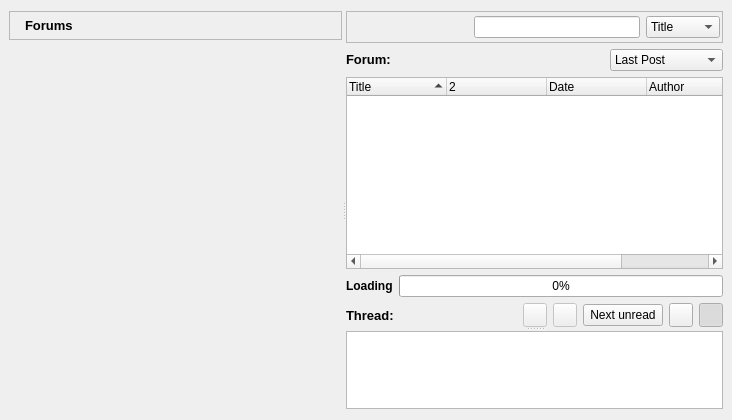
<?xml version="1.0" encoding="UTF-8"?>
<ui version="4.0">
 <class>ForumsV2Dialog</class>
 <widget class="QWidget" name="ForumsV2Dialog">
  <property name="geometry">
   <rect>
    <x>0</x>
    <y>0</y>
    <width>732</width>
    <height>420</height>
   </rect>
  </property>
  <property name="contextMenuPolicy">
   <enum>Qt::DefaultContextMenu</enum>
  </property>
  <layout class="QGridLayout">
   <property name="leftMargin">
    <number>9</number>
   </property>
   <property name="rightMargin">
    <number>9</number>
   </property>
   <item row="0" column="0">
    <widget class="QSplitter" name="splitter">
     <property name="orientation">
      <enum>Qt::Horizontal</enum>
     </property>
     <widget class="QFrame" name="frame">
      <property name="baseSize">
       <size>
        <width>300</width>
        <height>300</height>
       </size>
      </property>
      <property name="frameShape">
       <enum>QFrame::NoFrame</enum>
      </property>
      <layout class="QGridLayout">
       <property name="margin">
        <number>0</number>
       </property>
       <property name="spacing">
        <number>0</number>
       </property>
       <item row="0" column="0">
        <widget class="QFrame" name="titleBarFrame">
         <property name="frameShape">
          <enum>QFrame::StyledPanel</enum>
         </property>
         <property name="frameShadow">
          <enum>QFrame::Raised</enum>
         </property>
         <layout class="QHBoxLayout" name="horizontalLayout_2">
          <property name="margin">
           <number>2</number>
          </property>
          <item>
           <widget class="QLabel" name="titleBarPixmap">
            <property name="maximumSize">
             <size>
              <width>24</width>
              <height>24</height>
             </size>
            </property>
            <property name="text">
             <string/>
            </property>
            <property name="pixmap">
             <pixmap resource="images.qrc">:/images/konversation.png</pixmap>
            </property>
            <property name="scaledContents">
             <bool>true</bool>
            </property>
           </widget>
          </item>
          <item>
           <widget class="QLabel" name="titleBarLabel">
            <property name="font">
             <font>
              <family>Arial</family>
              <pointsize>10</pointsize>
              <weight>75</weight>
              <bold>true</bold>
             </font>
            </property>
            <property name="text">
             <string>Forums</string>
            </property>
           </widget>
          </item>
          <item>
           <spacer>
            <property name="orientation">
             <enum>Qt::Horizontal</enum>
            </property>
            <property name="sizeHint" stdset="0">
             <size>
              <width>123</width>
              <height>13</height>
             </size>
            </property>
           </spacer>
          </item>
          <item>
           <widget class="QToolButton" name="displayButton">
            <property name="focusPolicy">
             <enum>Qt::NoFocus</enum>
            </property>
            <property name="toolTip">
             <string>Display</string>
            </property>
            <property name="icon">
             <iconset resource="images.qrc">
              <normaloff>:/images/looknfeel.png</normaloff>:/images/looknfeel.png</iconset>
            </property>
            <property name="iconSize">
             <size>
              <width>32</width>
              <height>16</height>
             </size>
            </property>
            <property name="popupMode">
             <enum>QToolButton::InstantPopup</enum>
            </property>
            <property name="autoRaise">
             <bool>true</bool>
            </property>
           </widget>
          </item>
          <item>
           <widget class="QToolButton" name="newForumButton">
            <property name="focusPolicy">
             <enum>Qt::NoFocus</enum>
            </property>
            <property name="toolTip">
             <string>Create Forum</string>
            </property>
            <property name="icon">
             <iconset resource="images.qrc">
              <normaloff>:/images/new_forum16.png</normaloff>:/images/new_forum16.png</iconset>
            </property>
            <property name="iconSize">
             <size>
              <width>32</width>
              <height>16</height>
             </size>
            </property>
            <property name="autoRaise">
             <bool>true</bool>
            </property>
           </widget>
          </item>
         </layout>
        </widget>
       </item>
       <item row="1" column="0">
        <widget class="GroupTreeWidget" name="forumTreeWidget" native="true">
         <property name="sizePolicy">
          <sizepolicy hsizetype="Preferred" vsizetype="Expanding">
           <horstretch>0</horstretch>
           <verstretch>0</verstretch>
          </sizepolicy>
         </property>
         <property name="font">
          <font>
           <pointsize>9</pointsize>
          </font>
         </property>
         <property name="iconSize" stdset="0">
          <size>
           <width>-1</width>
           <height>-1</height>
          </size>
         </property>
        </widget>
       </item>
      </layout>
     </widget>
     <widget class="QSplitter" name="threadSplitter">
      <property name="orientation">
       <enum>Qt::Vertical</enum>
      </property>
      <widget class="QWidget" name="layoutWidget">
       <layout class="QGridLayout">
        <item row="1" column="0">
         <layout class="QHBoxLayout">
          <item>
           <widget class="QLabel" name="label_17">
            <property name="sizePolicy">
             <sizepolicy hsizetype="Fixed" vsizetype="Fixed">
              <horstretch>0</horstretch>
              <verstretch>0</verstretch>
             </sizepolicy>
            </property>
            <property name="minimumSize">
             <size>
              <width>0</width>
              <height>0</height>
             </size>
            </property>
            <property name="maximumSize">
             <size>
              <width>16777215</width>
              <height>16777215</height>
             </size>
            </property>
            <property name="font">
             <font>
              <pointsize>10</pointsize>
              <weight>75</weight>
              <bold>true</bold>
             </font>
            </property>
            <property name="text">
             <string>Forum:</string>
            </property>
           </widget>
          </item>
          <item>
           <widget class="QLabel" name="forumName">
            <property name="sizePolicy">
             <sizepolicy hsizetype="Expanding" vsizetype="Preferred">
              <horstretch>0</horstretch>
              <verstretch>0</verstretch>
             </sizepolicy>
            </property>
            <property name="font">
             <font>
              <pointsize>10</pointsize>
              <weight>75</weight>
              <bold>true</bold>
             </font>
            </property>
            <property name="wordWrap">
             <bool>true</bool>
            </property>
            <property name="textInteractionFlags">
             <set>Qt::LinksAccessibleByMouse|Qt::TextSelectableByMouse</set>
            </property>
           </widget>
          </item>
          <item>
           <widget class="QComboBox" name="viewBox">
            <item>
             <property name="text">
              <string>Last Post</string>
             </property>
            </item>
            <item>
             <property name="text">
              <string>Threaded View</string>
             </property>
            </item>
            <item>
             <property name="text">
              <string>Flat View</string>
             </property>
            </item>
           </widget>
          </item>
         </layout>
        </item>
        <item row="3" column="0">
         <widget class="QTreeWidget" name="threadTreeWidget">
          <property name="font">
           <font>
            <pointsize>9</pointsize>
           </font>
          </property>
          <property name="contextMenuPolicy">
           <enum>Qt::CustomContextMenu</enum>
          </property>
          <property name="sortingEnabled">
           <bool>true</bool>
          </property>
          <property name="allColumnsShowFocus">
           <bool>true</bool>
          </property>
          <column>
           <property name="text">
            <string>Title</string>
           </property>
          </column>
          <column>
           <property name="text">
            <string/>
           </property>
           <property name="icon">
            <iconset resource="images.qrc">
             <normaloff>:/images/message-state-header.png</normaloff>:/images/message-state-header.png</iconset>
           </property>
          </column>
          <column>
           <property name="text">
            <string>Date</string>
           </property>
          </column>
          <column>
           <property name="text">
            <string>Author</string>
           </property>
          </column>
          <column>
           <property name="text">
            <string>Signed</string>
           </property>
          </column>
         </widget>
        </item>
        <item row="5" column="0">
         <layout class="QGridLayout">
          <item row="0" column="1">
           <widget class="QLabel" name="threadlabel">
            <property name="sizePolicy">
             <sizepolicy hsizetype="Fixed" vsizetype="Preferred">
              <horstretch>0</horstretch>
              <verstretch>0</verstretch>
             </sizepolicy>
            </property>
            <property name="font">
             <font>
              <pointsize>10</pointsize>
              <weight>75</weight>
              <bold>true</bold>
             </font>
            </property>
            <property name="text">
             <string>Thread:</string>
            </property>
           </widget>
          </item>
          <item row="0" column="2">
           <widget class="QLabel" name="threadTitle">
            <property name="font">
             <font>
              <pointsize>10</pointsize>
              <weight>75</weight>
              <bold>true</bold>
             </font>
            </property>
            <property name="wordWrap">
             <bool>true</bool>
            </property>
            <property name="textInteractionFlags">
             <set>Qt::LinksAccessibleByMouse|Qt::TextSelectableByMouse</set>
            </property>
           </widget>
          </item>
          <item row="0" column="3">
           <widget class="QPushButton" name="previousButton">
            <property name="enabled">
             <bool>false</bool>
            </property>
            <property name="sizePolicy">
             <sizepolicy hsizetype="Minimum" vsizetype="Fixed">
              <horstretch>0</horstretch>
              <verstretch>0</verstretch>
             </sizepolicy>
            </property>
            <property name="minimumSize">
             <size>
              <width>24</width>
              <height>24</height>
             </size>
            </property>
            <property name="maximumSize">
             <size>
              <width>24</width>
              <height>24</height>
             </size>
            </property>
            <property name="focusPolicy">
             <enum>Qt::NoFocus</enum>
            </property>
            <property name="toolTip">
             <string>Previous Thread</string>
            </property>
            <property name="text">
             <string/>
            </property>
            <property name="icon">
             <iconset resource="images.qrc">
              <normaloff>:/images/back.png</normaloff>:/images/back.png</iconset>
            </property>
           </widget>
          </item>
          <item row="0" column="4">
           <widget class="QPushButton" name="nextButton">
            <property name="enabled">
             <bool>false</bool>
            </property>
            <property name="sizePolicy">
             <sizepolicy hsizetype="Minimum" vsizetype="Fixed">
              <horstretch>0</horstretch>
              <verstretch>0</verstretch>
             </sizepolicy>
            </property>
            <property name="minimumSize">
             <size>
              <width>24</width>
              <height>24</height>
             </size>
            </property>
            <property name="maximumSize">
             <size>
              <width>24</width>
              <height>24</height>
             </size>
            </property>
            <property name="focusPolicy">
             <enum>Qt::NoFocus</enum>
            </property>
            <property name="toolTip">
             <string>Next Thread</string>
            </property>
            <property name="text">
             <string/>
            </property>
            <property name="icon">
             <iconset resource="images.qrc">
              <normaloff>:/images/forward.png</normaloff>:/images/forward.png</iconset>
            </property>
           </widget>
          </item>
          <item row="0" column="7">
           <widget class="QPushButton" name="expandButton">
            <property name="maximumSize">
             <size>
              <width>24</width>
              <height>24</height>
             </size>
            </property>
            <property name="focusPolicy">
             <enum>Qt::NoFocus</enum>
            </property>
            <property name="text">
             <string/>
            </property>
            <property name="icon">
             <iconset resource="images.qrc">
              <normaloff>:/images/edit_remove24.png</normaloff>:/images/edit_remove24.png</iconset>
            </property>
            <property name="checkable">
             <bool>true</bool>
            </property>
            <property name="checked">
             <bool>true</bool>
            </property>
           </widget>
          </item>
          <item row="0" column="6">
           <widget class="QPushButton" name="downloadButton">
            <property name="maximumSize">
             <size>
              <width>24</width>
              <height>24</height>
             </size>
            </property>
            <property name="focusPolicy">
             <enum>Qt::NoFocus</enum>
            </property>
            <property name="toolTip">
             <string>Download all files</string>
            </property>
            <property name="icon">
             <iconset resource="images.qrc">
              <normaloff>:/images/down.png</normaloff>:/images/down.png</iconset>
            </property>
           </widget>
          </item>
          <item row="0" column="5">
           <widget class="QPushButton" name="nextUnreadButton">
            <property name="sizePolicy">
             <sizepolicy hsizetype="Maximum" vsizetype="Fixed">
              <horstretch>0</horstretch>
              <verstretch>0</verstretch>
             </sizepolicy>
            </property>
            <property name="text">
             <string>Next unread</string>
            </property>
           </widget>
          </item>
         </layout>
        </item>
        <item row="0" column="0">
         <widget class="QFrame" name="toolBarFrame">
          <property name="minimumSize">
           <size>
            <width>0</width>
            <height>32</height>
           </size>
          </property>
          <property name="frameShape">
           <enum>QFrame::StyledPanel</enum>
          </property>
          <property name="frameShadow">
           <enum>QFrame::Raised</enum>
          </property>
          <layout class="QHBoxLayout" name="horizontalLayout_3">
           <property name="margin">
            <number>2</number>
           </property>
           <item>
            <widget class="QToolButton" name="newthreadButton">
             <property name="focusPolicy">
              <enum>Qt::NoFocus</enum>
             </property>
             <property name="toolTip">
              <string>Start new Thread for Selected Forum</string>
             </property>
             <property name="icon">
              <iconset resource="images.qrc">
               <normaloff>:/images/mail_new.png</normaloff>:/images/mail_new.png</iconset>
             </property>
             <property name="iconSize">
              <size>
               <width>24</width>
               <height>16</height>
              </size>
             </property>
             <property name="autoRaise">
              <bool>true</bool>
             </property>
            </widget>
           </item>
           <item>
            <widget class="QToolButton" name="newmessageButton">
             <property name="focusPolicy">
              <enum>Qt::NoFocus</enum>
             </property>
             <property name="toolTip">
              <string>Reply Message</string>
             </property>
             <property name="icon">
              <iconset resource="images.qrc">
               <normaloff>:/images/mail_reply.png</normaloff>:/images/mail_reply.png</iconset>
             </property>
             <property name="iconSize">
              <size>
               <width>24</width>
               <height>16</height>
              </size>
             </property>
             <property name="autoRaise">
              <bool>true</bool>
             </property>
            </widget>
           </item>
           <item>
            <spacer name="horizontalSpacer">
             <property name="orientation">
              <enum>Qt::Horizontal</enum>
             </property>
             <property name="sizeType">
              <enum>QSizePolicy::Fixed</enum>
             </property>
             <property name="sizeHint" stdset="0">
              <size>
               <width>40</width>
               <height>20</height>
              </size>
             </property>
            </spacer>
           </item>
           <item>
            <layout class="QHBoxLayout" name="horizontalLayout">
             <property name="spacing">
              <number>2</number>
             </property>
             <item>
              <widget class="QLabel" name="label_3">
               <property name="text">
                <string/>
               </property>
               <property name="pixmap">
                <pixmap resource="images.qrc">:/images/find-16.png</pixmap>
               </property>
              </widget>
             </item>
             <item>
              <widget class="LineEditClear" name="filterLineEdit">
               <property name="toolTip">
                <string>Search forums</string>
               </property>
              </widget>
             </item>
            </layout>
           </item>
           <item>
            <widget class="QComboBox" name="filterColumnComboBox">
             <property name="minimumSize">
              <size>
               <width>0</width>
               <height>0</height>
              </size>
             </property>
             <property name="font">
              <font>
               <family>MS Shell Dlg 2</family>
              </font>
             </property>
             <property name="currentIndex">
              <number>1</number>
             </property>
             <item>
              <property name="text">
               <string>Date</string>
              </property>
             </item>
             <item>
              <property name="text">
               <string>Title</string>
              </property>
             </item>
             <item>
              <property name="text">
               <string>Author</string>
              </property>
             </item>
             <item>
              <property name="text">
               <string>Content</string>
              </property>
             </item>
            </widget>
           </item>
          </layout>
         </widget>
        </item>
        <item row="4" column="0">
         <layout class="QHBoxLayout" name="progressBarLayOut">
          <item>
           <widget class="QLabel" name="progLayOutTxt">
            <property name="font">
             <font>
              <weight>75</weight>
              <bold>true</bold>
             </font>
            </property>
            <property name="text">
             <string>Loading</string>
            </property>
           </widget>
          </item>
          <item>
           <widget class="QProgressBar" name="progressBar">
            <property name="maximumSize">
             <size>
              <width>16777215</width>
              <height>25</height>
             </size>
            </property>
            <property name="maximum">
             <number>1000</number>
            </property>
            <property name="value">
             <number>0</number>
            </property>
           </widget>
          </item>
         </layout>
        </item>
       </layout>
      </widget>
      <widget class="LinkTextBrowser" name="postText">
       <property name="sizePolicy">
        <sizepolicy hsizetype="Expanding" vsizetype="Expanding">
         <horstretch>0</horstretch>
         <verstretch>10</verstretch>
        </sizepolicy>
       </property>
       <property name="font">
        <font>
         <pointsize>9</pointsize>
        </font>
       </property>
      </widget>
     </widget>
    </widget>
   </item>
  </layout>
  <action name="actionPrint">
   <property name="text">
    <string>Print</string>
   </property>
  </action>
  <action name="actionPrintPreview">
   <property name="text">
    <string>PrintPreview</string>
   </property>
  </action>
 </widget>
 <customwidgets>
  <customwidget>
   <class>GroupTreeWidget</class>
   <extends>QWidget</extends>
   <header>gui/common/GroupTreeWidget.h</header>
   <container>1</container>
  </customwidget>
  <customwidget>
   <class>LineEditClear</class>
   <extends>QLineEdit</extends>
   <header>gui/common/LineEditClear.h</header>
  </customwidget>
  <customwidget>
   <class>LinkTextBrowser</class>
   <extends>QTextBrowser</extends>
   <header>gui/common/LinkTextBrowser.h</header>
  </customwidget>
 </customwidgets>
 <resources>
  <include location="images.qrc"/>
 </resources>
 <connections/>
</ui>
